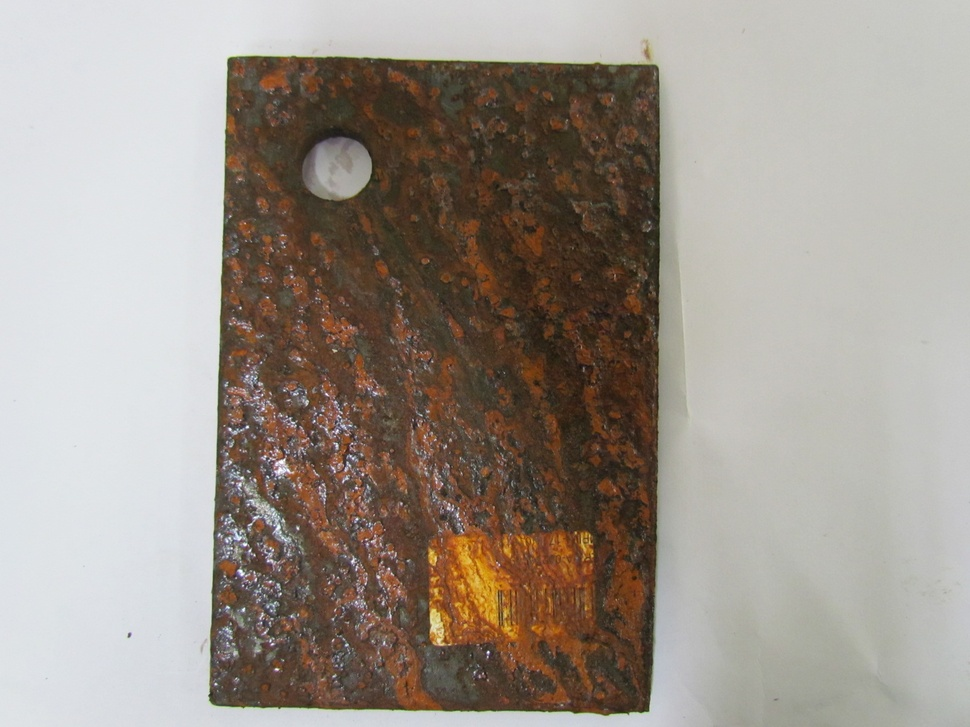
#> input picture Rust-detection--main/Rust-detection-algorithmm-master/Images/1AF-2204.JPG, 970 x 727 px, shrunk from 1600 x 1200 before the run
$ python Rust_Detection.py output_image1.jpg
#> lines starting #> are read from the running program, lines starting #| are printed output that depends on the picture; after the words box and inside, x2 and y2 are one past the last pixel; in counts of white or black regions, pixels touching at a corner belong together
import cv2
from sys import argv
import numpy as np
import os
import glob

count = 0

def rust_detect(file):
#> called with file = 'Images/1AF-2204.JPG'
	A = cv2.imread(file)
#> A is the input picture: shape (727, 970, 3); mean B, G, R 140.9, 149.5, 158.2
	img_hsv=cv2.cvtColor(A, cv2.COLOR_BGR2HSV)
#> img_hsv: shape (727, 970, 3); mean H, S, V 44.4, 51.7, 160.1

	# Range for lower red
	lower_red = np.array([0,70,70])
	upper_red = np.array([20,200,150])
	mask0 = cv2.inRange(img_hsv, lower_red, upper_red)
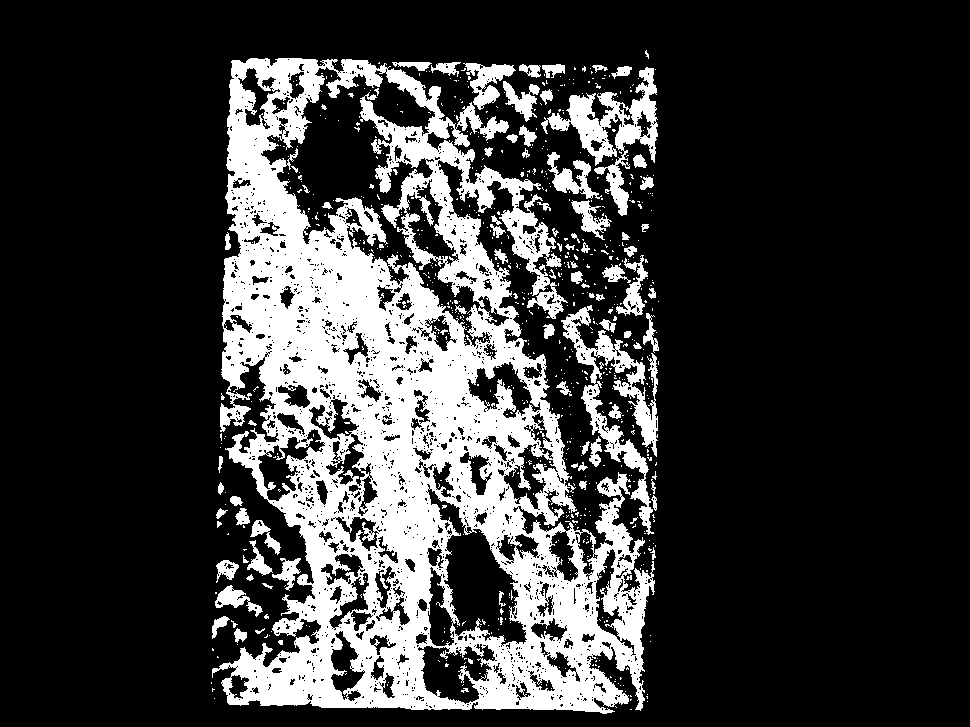
#> mask0: shape (727, 970); 22.1% white; 795 white regions (706 under 20 px), largest, box (x1, y1, x2, y2) and area: (212, 58, 655, 714) 132573, (561, 305, 658, 535) 5240, (541, 67, 658, 216) 4806

	# range for upper red
	lower_red = np.array([170,70,70])
	upper_red = np.array([180,200,150])
	mask1 = cv2.inRange(img_hsv, lower_red, upper_red)
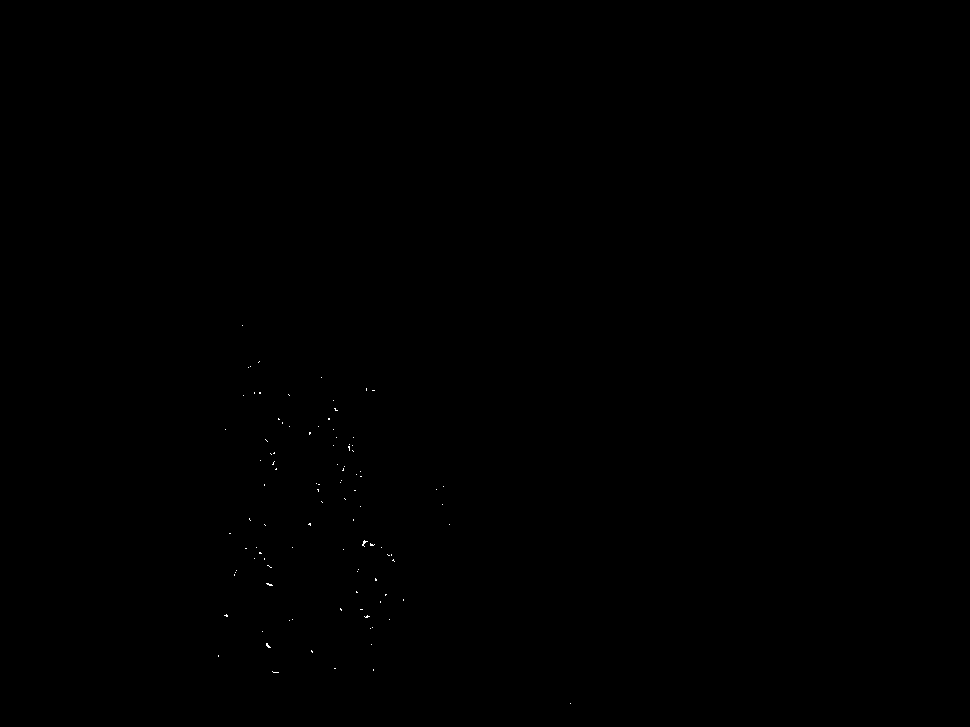
#> mask1: shape (727, 970); 0.04% white in thin lines or dots, all inside (x1, y1, x2, y2) = (218, 325, 571, 704)

	# add both masks
	mask = mask0+mask1
#> mask: shape (727, 970); 22.2% white; 802 white regions (713 under 20 px), largest, box (x1, y1, x2, y2) and area: (212, 58, 655, 714) 132775, (561, 305, 658, 535) 5240, (541, 67, 658, 216) 4806

	output_img = cv2.bitwise_and(A,A,mask=mask)
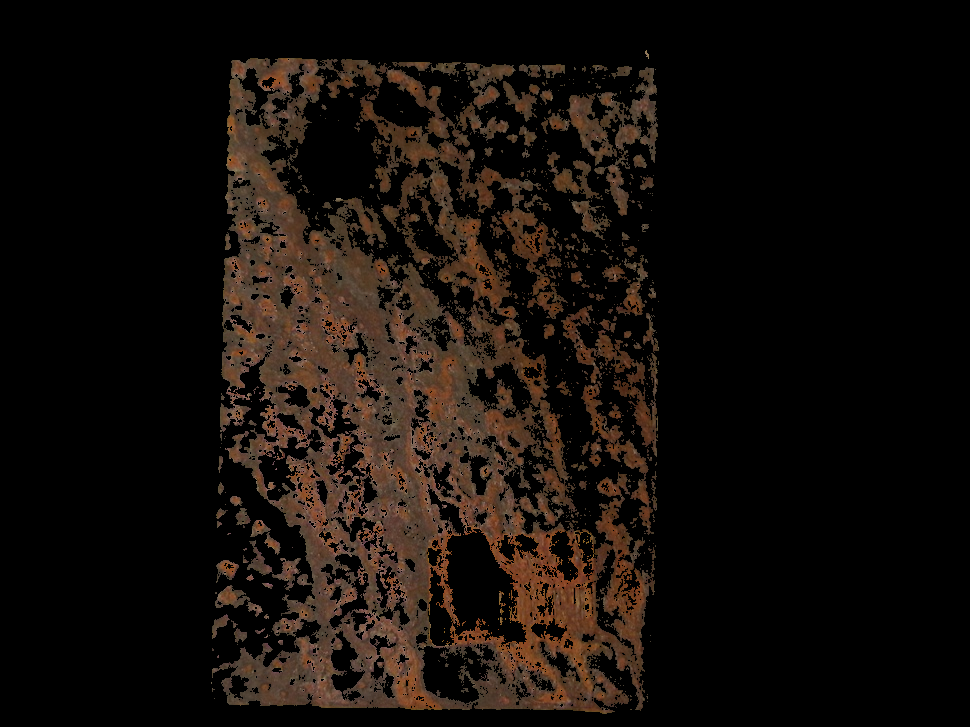
#> output_img: shape (727, 970, 3); mean B, G, R 10.6, 14.8, 21.1

	print("\n\n\n Number of pixels depicting rust \n >> %d"%(np.sum(mask)/255))
#|  Number of pixels depicting rust
#|  >> 156413
	cv2.imshow('image1',output_img)
	cv2.imshow('image2',A)
	cv2.waitKey(0)
	cv2.imwrite('output_image%d.jpg'%count,output_img)
	cv2.imwrite('image%d.jpg'%count,A)
	cv2.destroyAllWindows()
	os.system("cls")


os.system("color 0a")
os.system("cls")

print(""" Welcome to the rust detection software!!
 The software detects the rusted portion of metal
 and calculates nuber of rust piels for
 comparitive analysis.\n\n""")
print("**********************************************")

images = glob.glob("Images/1AF-2204.jpg")

for path in images:
	count+=1
	rust_detect(path)

input("\n PRESS ENTER TO EXIT ")
